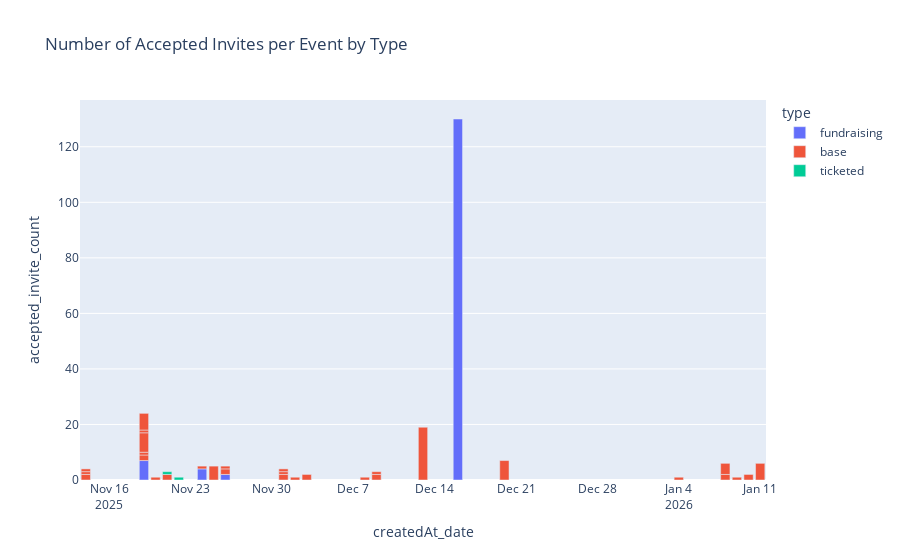

Write notebook code for a chart like this one.
### Code cell
count_rsvp['createdAt_date'] = count_rsvp['createdAt'].dt.date
px.bar(count_rsvp[count_rsvp['type'] != 'checkin'], x='createdAt_date', y='accepted_invite_count', color='type', title='Number of Accepted Invites per Event by Type').show()

### Figure 1 — Plotly figure (JSON) as saved in the notebook; plotly's stock layout.template omitted (floating-point values rounded to 4 significant figures)
{"data": [{"hovertemplate": "type=fundraising<br>createdAt_date=%{x}<br>accepted_invite_count=%{y}<extra></extra>", "legendgroup": "fundraising", "marker": {"color": "#636efa", "pattern": {"shape": ""}}, "name": "fundraising", "orientation": "v", "showlegend": true, "textposition": "auto", "type": "bar", "x": ["2025-12-16", "2025-11-19", "2025-11-24", "2025-11-26"], "xaxis": "x", "y": [130, 7, 4, 2], "yaxis": "y"}, {"hovertemplate": "type=base<br>createdAt_date=%{x}<br>accepted_invite_count=%{y}<extra></extra>", "legendgroup": "base", "marker": {"color": "#EF553B", "pattern": {"shape": ""}}, "name": "base", "orientation": "v", "showlegend": true, "textposition": "auto", "type": "bar", "x": ["2026-01-04", "2025-12-02", "2026-01-11", "2025-12-20", "2025-11-25", "2025-12-01", "2025-11-19", "2025-11-20", "2025-11-14", "2025-11-19", "2025-12-09", "2025-11-19", "2025-12-09", "2025-11-21", "2026-01-10", "2025-11-14", "2025-11-14", "2026-01-08", "2025-12-01", "2026-01-08", "2025-12-13", "2025-11-26", "2025-11-26", "2025-12-01", "2025-11-19", "2026-01-09", "2025-12-08", "2025-11-19", "2025-12-03", "2025-11-24"], "xaxis": "x", "y": [1, 1, 6, 7, 5, 2, 2, 1, 2, 1, 2, 7, 1, 2, 2, 1, 1, 2, 1, 4, 19, 2, 1, 1, 1, 1, 1, 6, 2, 1], "yaxis": "y"}, {"hovertemplate": "type=ticketed<br>createdAt_date=%{x}<br>accepted_invite_count=%{y}<extra></extra>", "legendgroup": "ticketed", "marker": {"color": "#00cc96", "pattern": {"shape": ""}}, "name": "ticketed", "orientation": "v", "showlegend": true, "textposition": "auto", "type": "bar", "x": ["2025-11-21", "2025-11-22"], "xaxis": "x", "y": [1, 1], "yaxis": "y"}], "layout": {"barmode": "relative", "legend": {"title": {"text": "type"}, "tracegroupgap": 0}, "title": {"text": "Number of Accepted Invites per Event by Type"}, "xaxis": {"anchor": "y", "domain": [0, 1], "title": {"text": "createdAt_date"}}, "yaxis": {"anchor": "x", "domain": [0, 1], "title": {"text": "accepted_invite_count"}}}}
